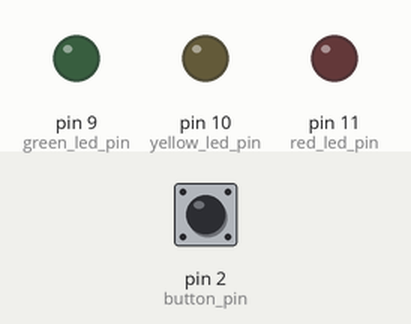
Recording of a sketch running on a simulated Arduino Uno, built with avr-gcc and run on an emulated ATmega328P. Parts: output pins drawn as LEDs (lit = HIGH). Dashed ring = blinking. Inputs (shaded band) come from the test bench; at power-on: pin 2 (button_pin) HIGH.

Above: at 1.2 s.
1.3 s: pin 2 (button_pin) pulled LOW for 1 s
At 3.0 s:
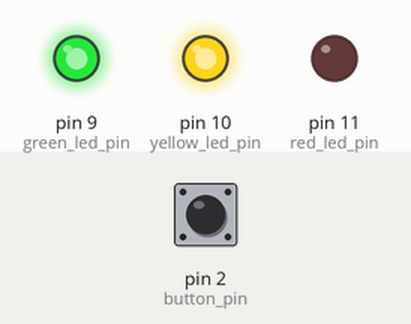
3.8 s: pin 2 (button_pin) pulled LOW for 0.15 s
At 4.2 s:
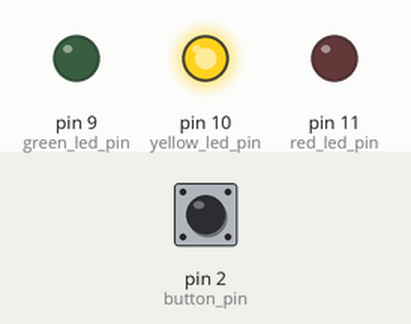
5.4 s: pin 2 (button_pin) pulled LOW for 3.2 s
At 5.55 s:
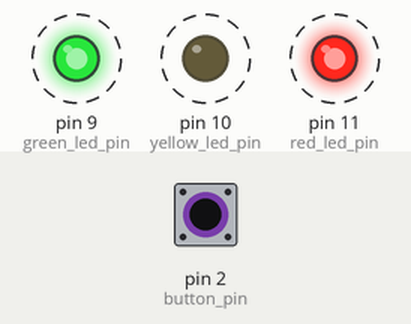
Timing chart, 0 to 9.9 s (numbered marks = the images above; inputs shaded):
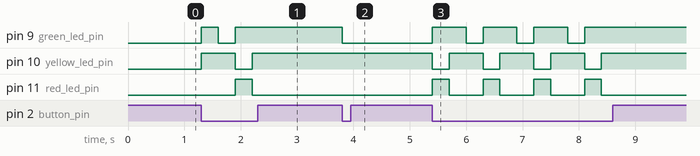

Measured:
- after the input at 1.3 s, pin 9 (green_led_pin): LOW → HIGH at once, → LOW 0.30 s later, → HIGH 0.30 s later; pin 10 (yellow_led_pin): LOW → HIGH at once, → LOW 0.60 s later, → HIGH 0.30 s later; pin 11 (red_led_pin): LOW → HIGH after 0.60 s, → LOW 0.30 s later
- after the input at 3.8 s, pin 9 (green_led_pin): HIGH → LOW at once
- after the input at 5.4 s, pin 9 (green_led_pin): alternates HIGH for 0.60 s and LOW for 0.30 s, 7 changes in all, then stays HIGH, starting at once; pin 10 (yellow_led_pin): alternates HIGH for 0.60 s and LOW for 0.30 s, 8 changes in all, then stays HIGH, starting at once

The sketch:

ved_-_Stop_the_blinking_LEDs_when_the_button_is_pressed_Code.ino
```cpp
#define red_led_pin 11
#define yellow_led_pin 10
#define green_led_pin 9

#define button_pin 2

#define led_pin_array_size 3

int pattern = 1;

byte ledpin[led_pin_array_size] =
          {red_led_pin, yellow_led_pin, green_led_pin};

void ledpinmode(){
  for(int i = 0; i < led_pin_array_size; i++)
    pinMode(ledpin[i], OUTPUT);
}

void ledpinstate(){
  for(int i = 0; i < led_pin_array_size; i++)
    digitalWrite(ledpin[i], LOW);
}

void setpattern(){
  if(pattern == 1){
      digitalWrite(green_led_pin, HIGH);
      digitalWrite(yellow_led_pin, HIGH);
      digitalWrite(red_led_pin, LOW);
      pattern = 2;
    }
    else if(pattern == 2){
      digitalWrite(green_led_pin, LOW);
      digitalWrite(yellow_led_pin, HIGH);
      digitalWrite(red_led_pin, LOW);
      pattern = 3;
    }
    else if(pattern == 3){
      digitalWrite(green_led_pin, HIGH);
      digitalWrite(yellow_led_pin, LOW);
      digitalWrite(red_led_pin, HIGH);
      pattern = 1;
    }
}

void setup() {
  pinMode(button_pin, INPUT);

  ledpinmode();

  ledpinstate();
}

void loop() {
  if(digitalRead(button_pin)==LOW){

    setpattern();
    delay(300);
  }
}
```
